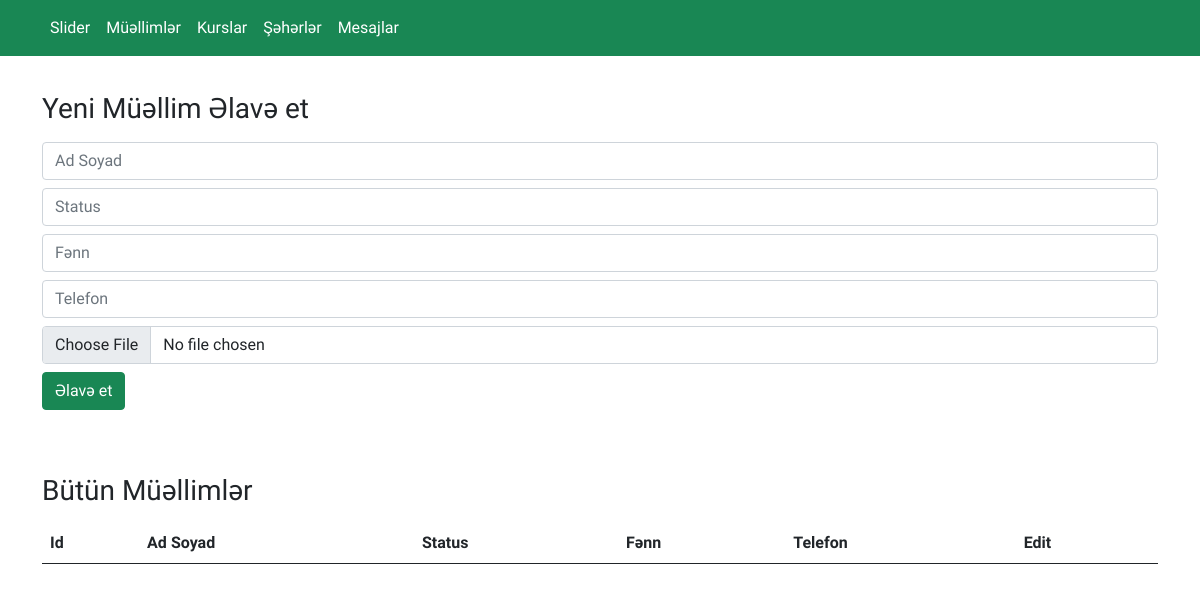
The app's page /admin/teachers/, older data.
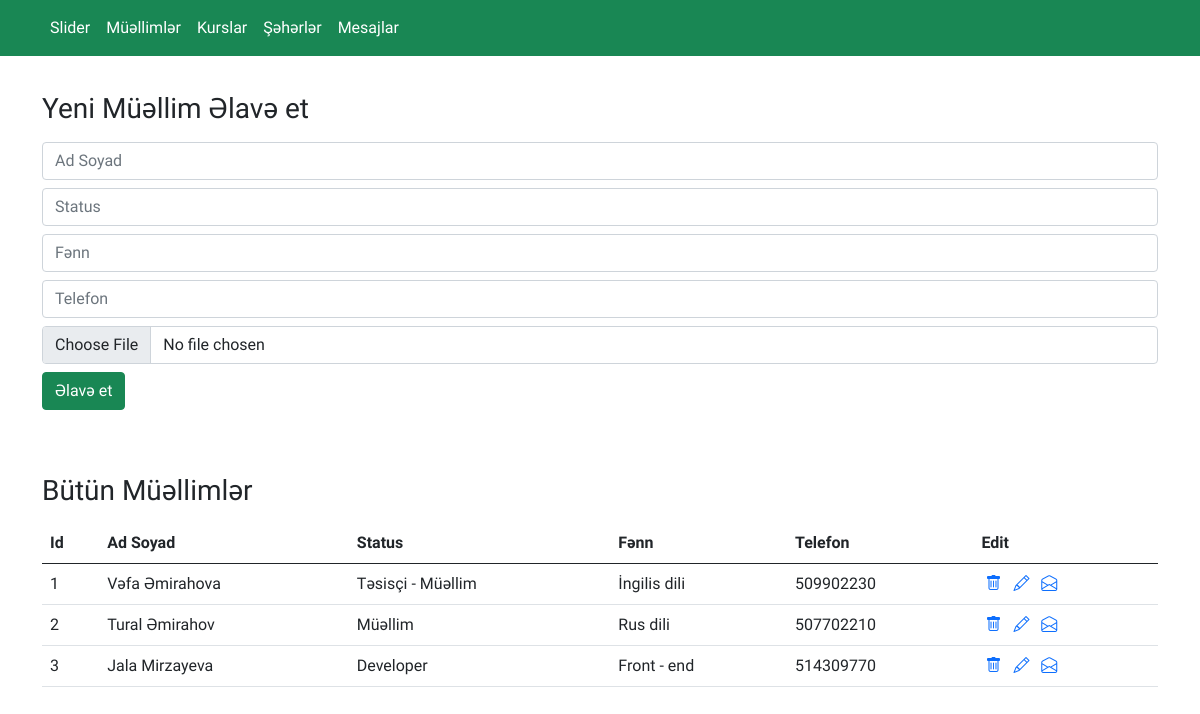
The same page, newer data.
### app.py (models this page shows)
class Teachers(db.Model):
    id=db.Column(db.Integer,primary_key=True)
    img=db.Column(db.String(100))
    name=db.Column(db.String(100))
    title=db.Column(db.String(120))
    desc=db.Column(db.Text)
    phone=db.Column(db.Integer)

### app.py (the view, shortened to what this page needs)
@app.route("/admin/teachers/",methods=['GET','POST'])
def teachers():
    teachers=Teachers.query.all()
    return render_template("admin/teachers.html",teachers=teachers)

### templates/admin/teachers.html
{% extends 'admin/layout.html' %}
{% block content %}
<section class="teachers"style="padding: 20px 0px;">
    <div class="container">
        <div class="row">
            <div class="col-12">
                <h3 class="my-3">Yeni Müəllim Əlavə et</h3>
                <form action="/admin/teachers/" method="POST" enctype="multipart/form-data">
                    <div class="from-group my-2">
                        <input type="text" class="form-control" name="name" placeholder="Ad Soyad">
                    </div>
                <div class="from-group my-2">
                    <input type="text" class="form-control" name="title" placeholder="Status">
                </div>
                <div class="from-group my-2">
                    <input type="text" class="form-control" name="desc" placeholder="Fənn">
                </div>
                <div class="from-group my-2">
                    <input type="text" class="form-control" name="phone" placeholder="Telefon">
                </div>
                <div class="from-group my-2">
                    <input type="file" class="form-control" name="img" placeholder="Image">
                </div>
                <div class="from-group my-2">
                    <input type="submit" class="btn btn-success" value="Əlavə et">
                </div>
                </form>
            </div>
        </div>
    </div>
  </section>
  <section class="Teacher" style="padding: 20px 0px;">
    <div class="container">
        <div class="row">
            <div class="col-12">
                <h3 class="my-3">Bütün Müəllimlər</h3>
                <table class="table">
                    <thead>
                      <tr>
                        <th scope="col">Id</th>
                        <th scope="col">Ad Soyad</th>
                        <th scope="col">Status</th>
                        <th scope="col">Fənn</th>
                        <th scope="col">Telefon</th>
                        <th scope="col">Edit</th>
                      </tr>
                    </thead>
                    <tbody>
                      {% for teacher in teachers %}
                      <tr>
                        <td>{{teacher.id}}</td>
                        <td>{{teacher.name}}</td>
                        <td>{{teacher.title}}</td>
                        <td>{{teacher.desc}}</td>
                        <td>{{teacher.phone}}</td>
                        <td>
                            <a href="/admin/teachers/delete/{{teacher.id}}"><i class="bi bi-trash mx-1"></i></a>
                            <a href="/admin/teachers/update/{{teacher.id}}"><i class="bi bi-pencil mx-1"></i></a>
                            <a href="/admin/teachers/detail/{{teacher.id}}"><i class="bi bi-envelope-open mx-1"></i></a>
                        </td>
                      </tr>
                      {% endfor %}
                    </tbody>
                  </table>
            </div>
        </div>
    </div>
  </section>
{% endblock %}

Row changes from the older to the newer data that the page shows:
added Teachers: id "1", name "Vəfa Əmirahova", title "Təsisçi - Müəllim", desc "İngilis dili", phone "509902230"
added Teachers: id "2", name "Tural Əmirahov", title "Müəllim", desc "Rus dili", phone "507702210"
added Teachers: id "3", name "Jala Mirzayeva", title "Developer", desc "Front - end", phone "514309770"
